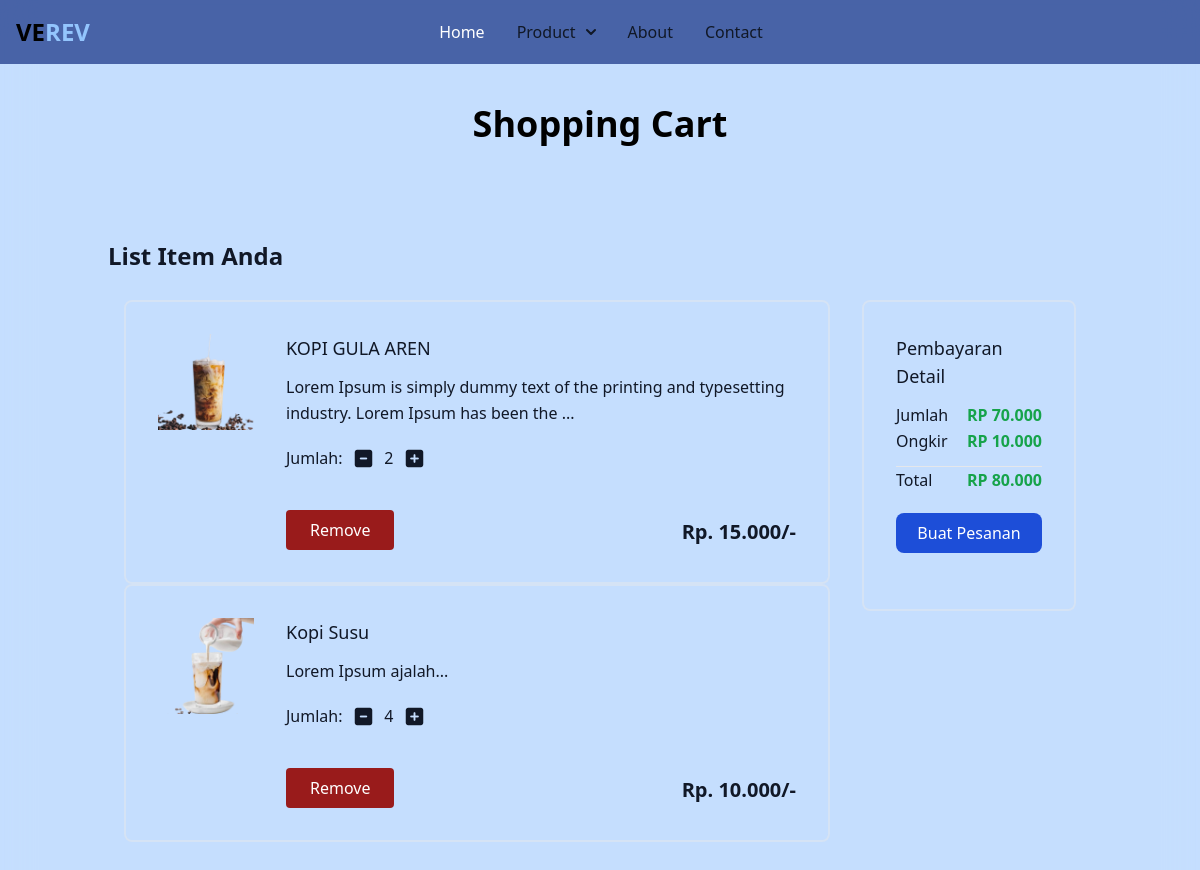
The page /cart/ (signed in) on the database as committed earlier.
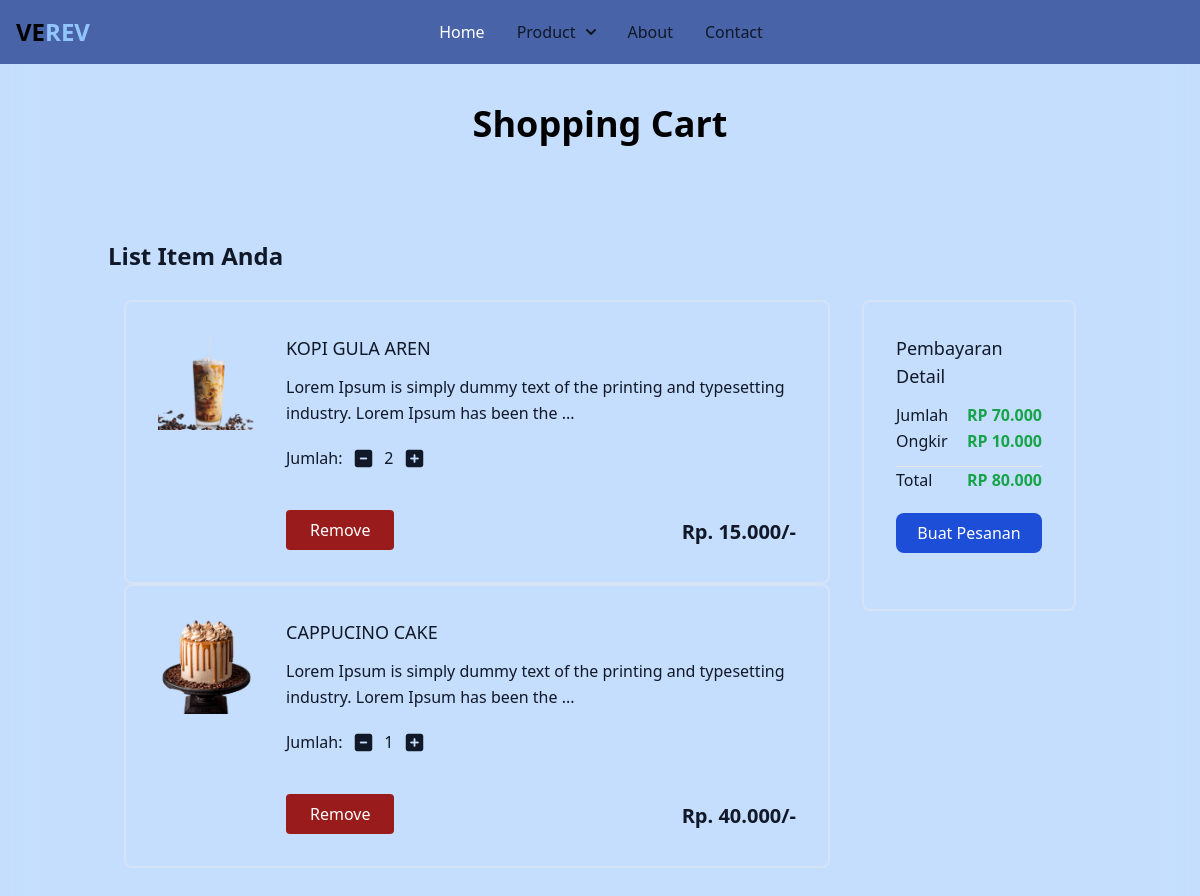
The same page on the database as committed later.
### verevapp/models.py (models this page shows, shortened)
class Cart(models.Model):
    user = models.ForeignKey(User,on_delete=models.CASCADE)
    product = models.ForeignKey(Product,on_delete=models.CASCADE)
    quantity = models.PositiveIntegerField(default=1)

class Product(models.Model):
    title = models.CharField(max_length=100)
    selling_price = models.FloatField()
    discounted_price = models.FloatField()
    description = models.TextField()
    composition = models. TextField(default='')
    prodapp = models.TextField(default='')
    category = models.CharField(choices=CATEGORY_CHOICES, max_length=2)
    product_image = models.ImageField(upload_to='product')
    def fdiscounted_price(self):
        return "Rp. {:,.3f}".format(self.discounted_price).replace(',', '.') #Format biar bisa ada 0 setelah koma

### verevapp/views.py (the view)
# urls.py: path("cart/", views.show_cart, name='showcart'),
def show_cart(request):
    user = request.user
    cart_items = Cart.objects.filter(user=user)
    amount = 0
    for item in cart_items:
        value = item.quantity * item.product.discounted_price
        amount += value
    totalamount = amount + 10  # Assuming 10 is the shipping cost
    formatted_amount = format_rupiah(amount)
    formatted_totalamount = format_rupiah(totalamount)
    formatted_shipping_cost = format_rupiah(10)
    return render(request, 'addcart.html', {
        'cart': cart_items,
        'amount': formatted_amount,
        'shipping_cost': formatted_shipping_cost,
        'totalamount': formatted_totalamount,
    })

### verevapp/views.py (called while the page is built)
def format_rupiah(amount):
    return f"RP {amount:,.3f}".replace(',', '.')

### templates/addcart.html
{% include "base.html" %}
{% include "navbar.html" %}
<h1 class="text-black font-bold container mx-auto text-center text-4xl mt-10">
  Shopping Cart
  </h1>
  {% if cart %}
  <section class="text-gray-900 body-font">
    <div class="container px-5 py-24 mx-auto flex flex-wrap">
      <h3 class="text-gray-900 text-2xl font-semibold title-font mb-3">
        List Item Anda
      </h3>
      <div class="flex flex-wrap w-full">
        <div class="w-full md:w-3/4 p-4">
          {% for item in cart %}
          <div
            class="flex border-2 rounded-lg border-gray-200 border-opacity-50 p-8 sm:flex-row flex-col"
          >
            <div class="w-24 h-24 sm:mr-8 sm:mb-0 mb-4 flex-shrink-0">
              <img
                class="object-cover object-center w-full h-full"
                src="{{ item.product.product_image.url }}"
                alt="item"
              />
            </div>
            <div class="flex-grow">
              <h2 class="text-gray-900 text-lg title-font font-medium mb-3">
                {{ item.product.title }}
              </h2>
              <p class="leading-relaxed text-base">
                {{ item.product.description | slice:":100"}}...
              </p>
              <div class="my-5">
              <label for="quantity" class="mr-2">Jumlah:</label>
              <a class="minus-cart" pid="{{ item.product.id }}">
                <i class="fas fa-minus-square fa-lg"></i>
              </a>
              <span id="quantity" class="mx-2">{{ item.quantity }}</span>
              <a class="plus-cart" pid="{{ item.product.id }}">
                <i class="fas fa-plus-square fa-lg"></i>
              </a>
            </div>
              <div class="flex flex-row">
                <button
                  class="remove-cart flex mt-5 text-white bg-red-800 border-0 py-2 px-6 hover:bg-red-900 rounded"
                  pid="{{ item.product.id }}"
                >
                  Remove
                </button>
                <span class="ml-auto text-xl mt-7 font-bold"
                  >{{ item.product.fdiscounted_price }}/-</span
                >
              </div>
            </div>
          </div>
          {% endfor %}
        </div>
        <div class="w-full md:w-1/4 p-4">
          <div
            class="flex border-2 rounded-lg border-gray-200 border-opacity-50 p-8 sm:flex-row flex-col"
          >
            <div class="flex-grow">
              <h2 class="text-gray-900 text-lg title-font font-medium mb-3">
                Pembayaran Detail
              </h2>
              <p class="leading-relaxed text-base flex justify-between">
                Jumlah
                <span class="text-green-600 font-semibold ml-auto" id="amount"
                  > {{ amount }}</span
                >
              </p>
              <p class="leading-relaxed text-base flex justify-between">
                Ongkir
                <span class="text-green-600 font-semibold ml-auto"
                  >RP 10.000</span
                >
              </p>
              <hr class="border-gray-200 mt-3" />
              <p class="leading-relaxed text-base flex justify-between">
                Total
                <span class="text-green-600 font-semibold" id="totalamount"
                  >{{ totalamount }}</span
                >
              </p>
              <a href="{% url 'checkout' %}">
                <button
                  type="submit"
                  class="w-full my-5 bg-blue-700 text-white p-2 rounded-lg mb-6 hover:bg-blue-600"
                >
                  Buat Pesanan
                </button>
              </a>
            </div>
          </div>
        </div>
      </div>
    </div>
  </section>
{% endif %}

Rows that differ between the two databases and show on the page:
removed Cart: product.product_image (picture), product "Kopi Susu", product.description "Lorem Ipsum ajalah", quantity "4", product.fdiscounted_price "Rp. 10.000"
added Cart: product.product_image (picture), product "CAPPUCINO CAKE", product.description "Lorem Ipsum is simply dummy text of the printing and typesetting industry. Lorem Ipsum has been the", quantity "1", product.fdiscounted_price "Rp. 40.000"
